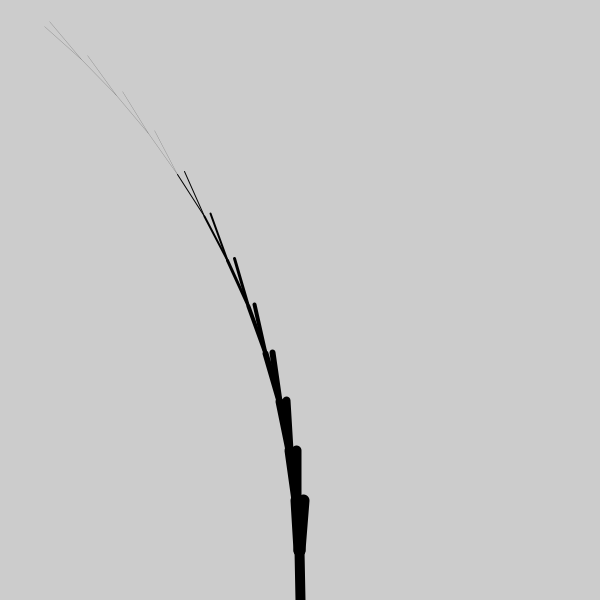
Frame 1 (no input)
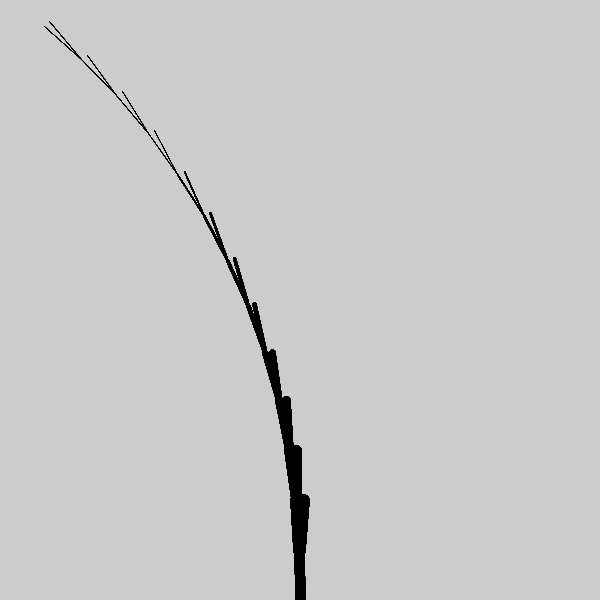
Frame 60 (the mouse pressed at the canvas centre just before this capture)
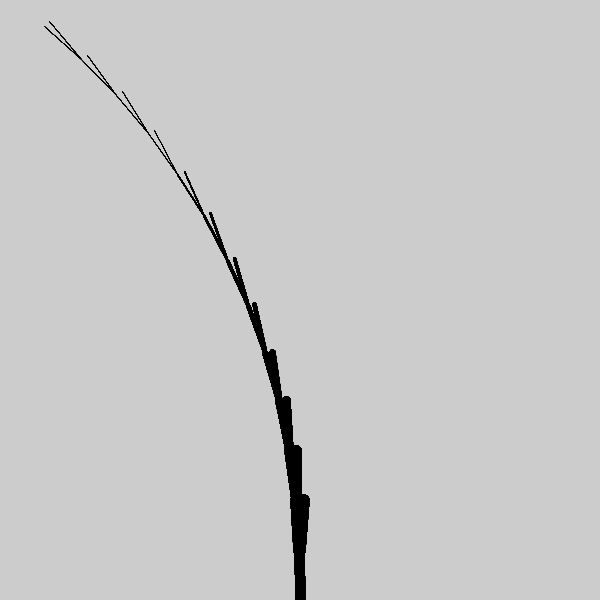
Frame 120 (the mouse held since frame 60 and released just before this capture)

The Processing sketch that drew these frames (run headless with seeded random() and noise(); from frame 60 on, the mouse is pressed at the canvas centre):

// Processing sketch: processing_171483
// ── processing_171483.pde

void setup() {
  size(600, 600);
}
void draw()
{
  // Start the tree from the bottom of the screen
  translate(width/2, height);

  //let's rotate coordinate to radians(-90)
  rotate(radians(-90));

  // first, draw a line that are as thick as a trunk
  strokeWeight(10);
  line(0, 0, 50, 0);

  //then,
  drawBranch(50, 12, 12);
}

// yall know that we must set the function (drawBranch!)
void drawBranch(int x, int sw, int num) {
  //start a first branch! by posing a starting point
  translate(x, 0);

  //  pushMatrix();
  rotate(radians(4));
  strokeWeight(sw);
  line(0, 0, x, 0);
  //  popMatrix();

  //  pushMatrix();
  rotate(radians(-8));
  strokeWeight(sw);
  line(0, 0, x, 0);
  //  popMatrix();

  if (num >1) {
    num--;
    drawBranch(x, sw-num/4, num);
  }
}
